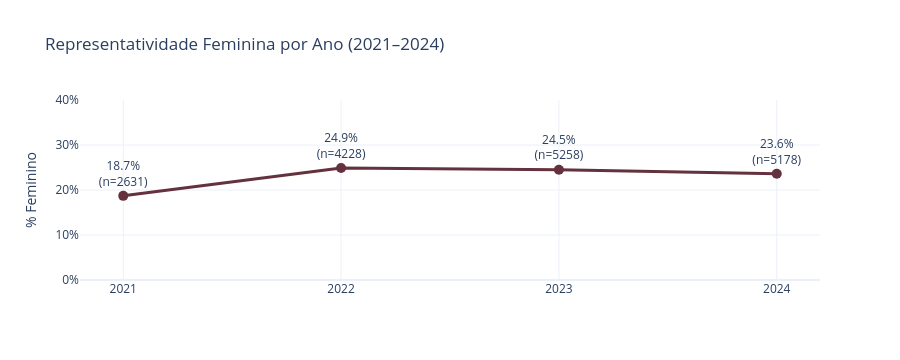

Notebook source saved alongside this figure:
### Markdown cell above
### 2.1 — Representatividade feminina ao longo dos anos

### Code cell
tab = pd.crosstab(df['ano_pesquisa'], df['genero']).reindex(ANOS)
pct = tab['Feminino'] / tab.sum(axis=1) * 100

fig = go.Figure(go.Scatter(
    x=ANOS, y=pct,
    mode='lines+markers+text',
    text=[f'{v:.1f}%<br>(n={int(n)})' for v, n in zip(pct, tab.sum(axis=1))],
    textposition='top center',
    line=dict(color=CORES_GENERO['Feminino'], width=3),
    marker=dict(size=10),
))
fmt(fig, 'Representatividade Feminina por Ano (2021–2024)', height=360)
fig.update_yaxes(title='% Feminino', ticksuffix='%', range=[0, 40])
fig.show()

### Figure 1 — Plotly figure (JSON) as saved in the notebook; plotly's stock layout.template omitted (floating-point values rounded to 4 significant figures)
{"data": [{"line": {"color": "#64313E", "width": 3}, "marker": {"size": 10}, "mode": "lines+markers+text", "text": ["18.7%<br>(n=2631)", "24.9%<br>(n=4228)", "24.5%<br>(n=5258)", "23.6%<br>(n=5178)"], "textposition": "top center", "type": "scatter", "x": ["2021", "2022", "2023", "2024"], "y": [18.7, 24.88, 24.52, 23.6]}], "layout": {"height": 360, "legend": {"orientation": "h", "x": 1, "xanchor": "right", "y": 1.02}, "title": {"text": "Representatividade Feminina por Ano (2021–2024)"}, "yaxis": {"range": [0, 40], "ticksuffix": "%", "title": {"text": "% Feminino"}}}}
